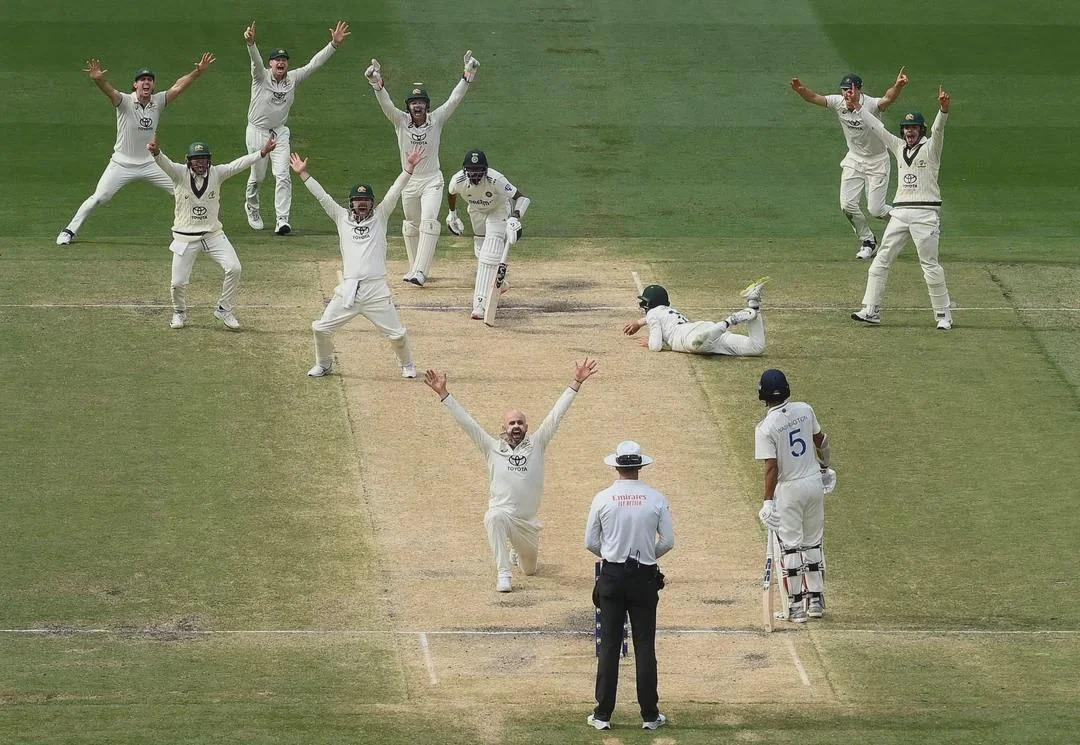
#> input picture Photos/text_cricket.jpeg, 1080 x 745 px
$ python pixel.py
#> lines starting #> are read from the running program, lines starting #| are printed output that depends on the picture
from PIL import Image

# Open the image
image = Image.open('text_cricket.jpeg')
#> image is the input picture: PIL image 1080x745 RGB; mean R, G, B 127.4, 131.3, 96.1

# Resize to pixel art size
pixel_art_size = (196, 180)
image_small = image.resize(pixel_art_size, Image.NEAREST)
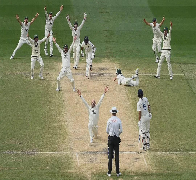
#> image_small: PIL image 196x180 RGB; mean R, G, B 127.6, 131.5, 96.3

# Scale back up
pixel_art = image_small.resize(image.size, Image.NEAREST)
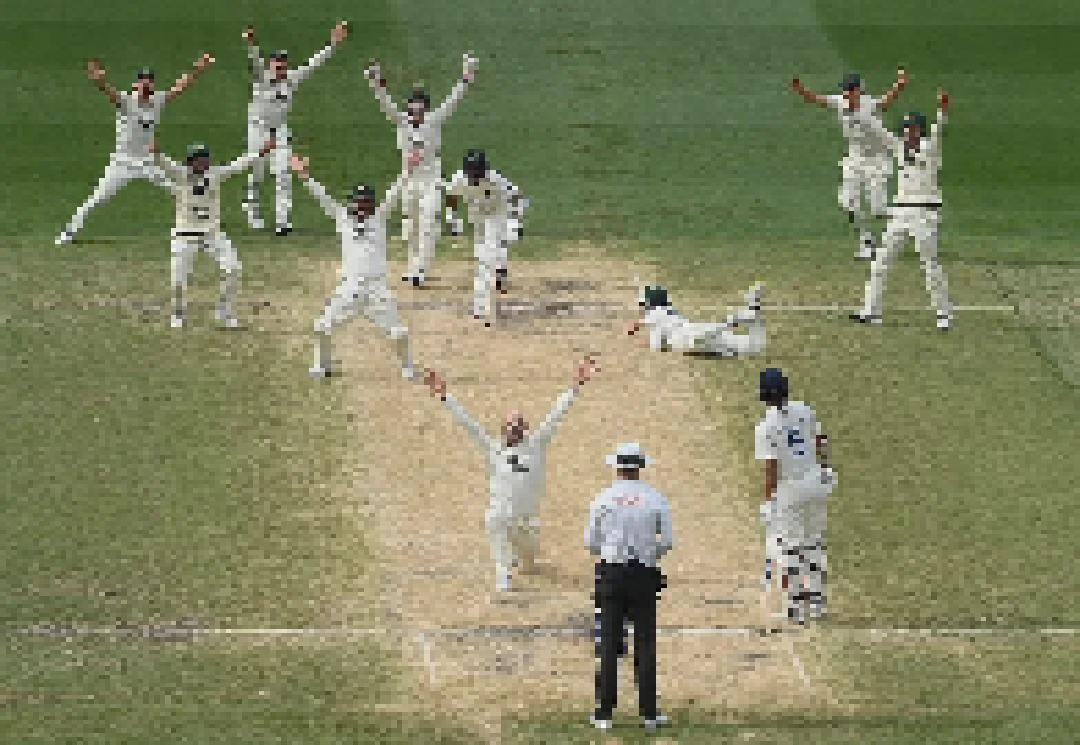
#> pixel_art: PIL image 1080x745 RGB; mean R, G, B 127.6, 131.5, 96.3

# Save the pixel art
pixel_art.save('pixel_art1.png')
